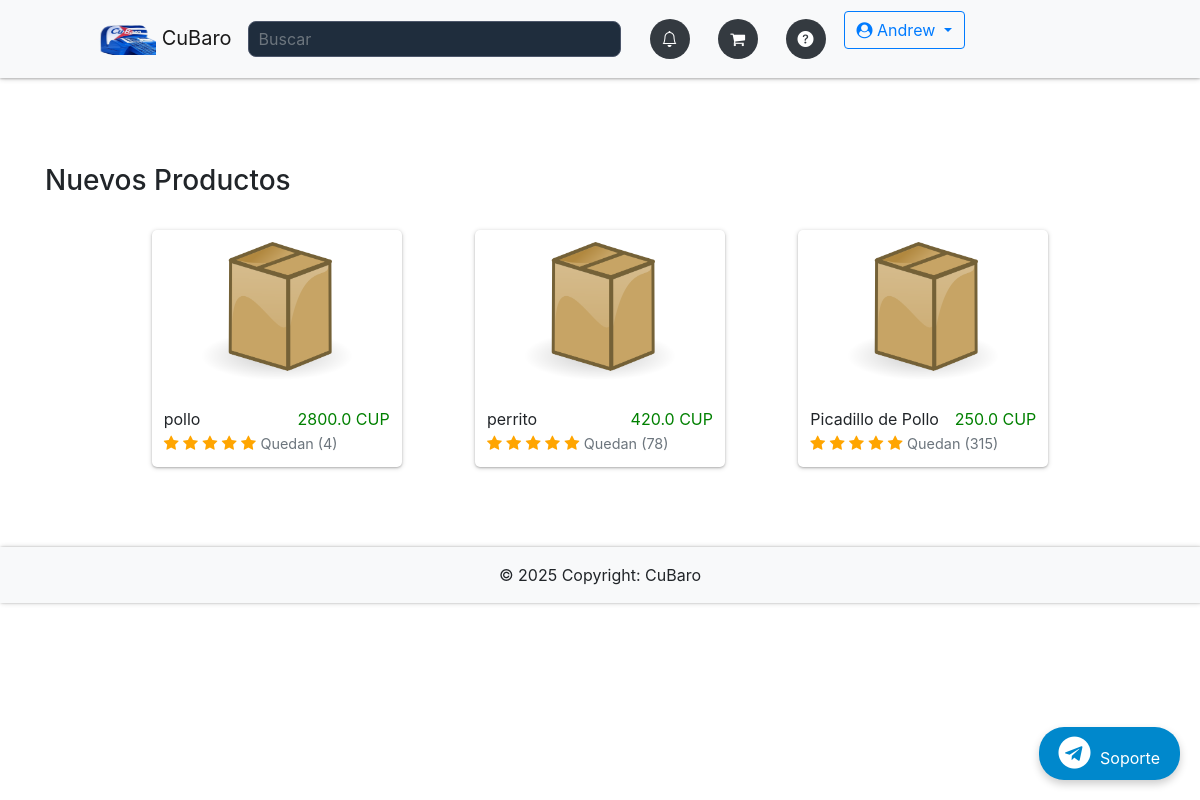
The page / (signed in) on the database its author committed.
### app/db_models.py (models this page shows, shortened)
class User(UserMixin, db.Model):
    __tablename__ = "users"
    id = db.Column(db.Integer, primary_key=True)
    name = db.Column(db.Text, nullable=False)
    email = db.Column(db.String(50), nullable=False, unique=True)
    phone = db.Column(db.String(50), nullable=False)
    password = db.Column(db.String(250), nullable=False)
    admin = db.Column(db.Integer, nullable=False, default=0)
    email_confirmed = db.Column(db.Integer, nullable=False, default=1)
    created_by = db.Column(db.Integer, db.ForeignKey('users.id'), nullable=True)  # ID del creador
    registration_date = db.Column(db.DateTime, default=lambda: datetime.now(timezone.utc))  # Fecha de registro
    membership_expiration = db.Column(db.DateTime, nullable=True)  # Fecha de vencimiento de membresía
    updated_at = db.Column(db.DateTime, default=lambda: datetime.now(timezone.utc))  # Fecha de expiracion de Codigo de recuperacion empleado
    membership_id = db.Column(db.Integer, db.ForeignKey('memberships.id'), nullable=False)  # Relación con membresía
    membership = db.relationship('Membership', backref='users')
    employees = db.relationship('User', backref='creator', remote_side=[id], lazy='select')  # Relación empleados
    cart = db.relationship('Cart', backref='buyer')
    orders = db.relationship("Order", backref='customer', foreign_keys="[Order.uid]")  # Relación con clave foránea especificada
    master_key = db.Column(db.String(100), unique=True)
    def check_membership_status(self):
      if self.membership_expiration:
        now = datetime.now(timezone.utc)
        expiration = self.membership_expiration
        if expiration.tzinfo is None:
            expiration = expiration.replace(tzinfo=timezone.utc)
        return now <= expiration
      self.email_confirmed = 0
      db.session.commit()
      return False

class Item(db.Model):
    __tablename__ = "items"
    id = db.Column(db.Integer, primary_key=True)
    name = db.Column(db.String(100), nullable=False)
    price = db.Column(db.Float, nullable=False)
    category = db.Column(db.Text, nullable=False)
    image = db.Column(db.String(250), nullable=False)
    details = db.Column(db.String(250), nullable=False)
    stock_min = db.Column(db.Integer, default=0)
    costo = db.Column(db.Integer)
    stock = db.Column(db.Integer, default=0)
    created_by = db.Column(db.Integer, db.ForeignKey('users.id'), nullable=False)  # Vincular con el creador
    creator = db.relationship('User', backref='items_created')  # Relación con el usuario que creó el producto
    orders = db.relationship('Ordered_item', backref='item', lazy=True, cascade="all, delete, delete-orphan")
    in_cart = db.relationship("Cart", backref="item", lazy=True, cascade="all, delete, delete-orphan")

### app/__init__.py (the view)
@app.route("/")
def home():
    if current_user.is_authenticated:
        if not current_user.check_membership_status():
            return redirect(url_for('membership_plans'))  # Página de planes de membresía
        else:
            if current_user.admin:
                items = Item.query.filter(Item.created_by == current_user.id).all()
            else:
                items = Item.query.filter(Item.created_by == current_user.created_by).all()
            return render_template("home.html", items=items)
    else:
        return redirect(url_for('membership_plans'))

### app/__init__.py (called while the page is built)
@app.context_processor
def inject_now():
	return {'now': datetime.now(timezone.utc)}

@login_manager.user_loader
def load_user(user_id):
	return User.query.get(user_id)

@app.after_request
def add_no_cache_headers(response):
    response.headers["Cache-Control"] = "no-store, no-cache, must-revalidate, max-age=0"
    response.headers["Pragma"] = "no-cache"
    response.headers["Expires"] = "-1"
    return response

### app/templates/home.html (shortened to what this page needs)
{% extends "base.html" %}
{% block content %}
    <h3>Nuevos Productos</h3>
    <br>
    <div class="items">
        {% for item in items %}
        <div class="item{% if item.stock == 0 %} disabled{% endif %}">
            <div class="item-wrapper">
                <div class="img-wrapper">
                    <a href="{{ url_for('item', id=item.id) }}">
                        <img src="{{ item.image }}" class="pic">
                    </a>
                </div>
                {{ item.name }}
                <span class="right-item">{{ item.price }} CUP</span><br>
                <i class="fa fa-star checked"></i>
                <i class="fa fa-star checked"></i>
                <i class="fa fa-star checked"></i>
                <i class="fa fa-star checked"></i>
                <i class="fa fa-star checked"></i>
                <span class="text-muted">Quedan ({{ item.stock }})</span>
            </div>
        </div>
        {% endfor %}
    </div>
{% endblock %}

### app/templates/base.html (shortened to what this page needs)
{% import "bootstrap/wtf.html" as wtf %}
<!DOCTYPE html>
<html lang="en">
<head>
  <link rel="stylesheet" href="https://maxcdn.bootstrapcdn.com/bootstrap/4.0.0/css/bootstrap.min.css"
>
  <link href="https://cdn.jsdelivr.net/gh/gitbrent/bootstrap4-toggle@3.6.1/css/bootstrap4-toggle.min.css"
    rel="stylesheet">
  <link rel="stylesheet" type="text/css" href="{{ url_for('static', filename='styles.css') }}">
  <link rel="stylesheet" href="https://cdnjs.cloudflare.com/ajax/libs/font-awesome/4.7.0/css/font-awesome.min.css">
  <link rel="stylesheet" href="https://cdnjs.cloudflare.com/ajax/libs/animate.css/4.1.1/animate.min.css" />
  <link rel="stylesheet" href="https://cdn.jsdelivr.net/npm/bootstrap-icons@1.11.3/font/bootstrap-icons.min.css">
  <link rel="stylesheet" type="text/css" href="https://cdn.datatables.net/1.13.7/css/jquery.dataTables.min.css">
  <link href="https://cdn.jsdelivr.net/npm/bootstrap-switch-button/css/bootstrap-switch-button.min.css"
    rel="stylesheet">
</head>
<body>
  <nav class="navbar navbar-expand-lg navbar-light bg-light fixed-top">
    <a class="navbar-brand" href="{{ url_for('home') }}" data-toggle="tooltip" title="Inicio">
      <img src="{{ url_for('static', filename='img/logoo.png') }}" height="30" width="60"> CuBaro
    </a>
    <ul class="navbar-nav d-flex flex-row">
      {% if request.endpoint == 'home' %}
      <form class="form-inline d-flex ml-auto mr-3">
        <input class="form-control" type="search" name="query" id="search-input" placeholder="Buscar" size="30"
          autocomplete="off">
      </form>
      {% endif %}
      <div class="d-flex ml-auto justify-content-center">
        {% if not current_user.is_authenticated %}
        <a class="btn btn-outline-primary mr-2 {% if request.endpoint == 'login' %}active{% endif %}"
          href="{{ url_for('login') }}">Iniciar Sesión</a>
        <a class="btn btn-outline-primary {% if request.endpoint == 'register_admin' %}active{% endif %}"
          href="{{ url_for('register_admin') }}">Registrarse</a>
        {% else %}
        <li class="nav-item mr-2 {% if request.endpoint == 'orders' %}active{% endif %}">
          <a class="nav-link" href="{{ url_for('orders') }}" data-toggle="tooltip" title="Órdenes">
            <div class="icon-circle">
              <i class="bi bi-bell"></i>
            </div>
          </a>
        </li>
        <li class="nav-item mr-2 {% if request.endpoint == 'cart' %}active{% endif %}">
          <a class="nav-link" href="{{ url_for('cart') }}" data-toggle="tooltip" title="Carrito">
            <div class="icon-circle">
              <i class="fa fa-shopping-cart"></i>
            </div>
          </a>
        </li>
        <li class="nav-item mr-2">
          <a class="nav-link" href="{{ url_for('membership_plans') }}" data-toggle="tooltip" title="FAQ">
            <div class="icon-circle">
              <i class="bi bi-question-circle-fill"></i>
            </div>
          </a>
        </li>
        <div class="dropdown ml-auto">
          <a class="btn btn-outline-primary dropdown-toggle" href="#" id="navbarDropdown" role="button"
            data-toggle="dropdown" aria-haspopup="true" aria-expanded="false">
            <i class="fa fa-user-circle"></i> {{ current_user.name }}
          </a>
        </div>
        {% endif %}
      </div>
    </ul>
  </nav>
  <div class="container">
    <div class="main">
      {% block content %}
      {% endblock %}
      <a href="https://t.me/soporte" target="_blank" class="telegram-float">
        <i class="fa fa-telegram fa-2x"></i> Soporte
      </a>
    </div>
  </div>
  <footer class="bg-light text-center text-lg-start">
    <div class="text-center p-3">
      © {{ now.year }} Copyright:
      CuBaro
    </div>
  </footer>
</body>
</html>

### app/static/styles.css (style rules this page uses)
:root { --white: #eceff3; --primary-blue: #007bff; --dark-bg: #343a40; --error-red: #ff4c4c; --success-green: #00e676; --chart-red: #ff6384; --chart-blue: #36a2eb; --chart-purple: #cc65fe; --chart-yellow: #ffce56; --chart-green: #2ecc71; --telegram-blue: #0088cc; --telegram-hover: #3688b183; --shadow-light: rgba(0, 0, 0, 0.2); --shadow-dark: rgba(0, 0, 0, 0.19); }
body { padding-top: 80px; }
.main { padding: 10vh 0; }
.navbar { padding: 0.7rem 6rem; box-shadow: 0 1px 2px 0 var(--shadow-light), 0 1px 5px 0 var(--shadow-dark); position: fixed; top: 0; z-index: 1050; }
.navbar-nav { gap: 3px; }
.icon-circle { display: flex; align-items: center; justify-content: center; width: 40px; height: 40px; border-radius: 50%; background-color: var(--dark-bg); color: white; margin: 0 2px; transition: background-color 0.3s, color 0.3s; }
footer { box-shadow: 1px 0 2px 0 var(--shadow-light), 1px 0 5px 0 var(--shadow-dark); }
.items { max-width: 900px; margin: 0 auto; display: flex; justify-content: space-around; flex-wrap: wrap; gap: 70px; }
.item { width: 250px; padding: 12px; box-shadow: 0 1px 2px 0 var(--shadow-light), 0 1px 5px 0 var(--shadow-dark); border-radius: 5px; display: flex; flex-direction: column; justify-content: center; transition: box-shadow 0.3s; }
.img-wrapper { display: flex; justify-content: center; margin-bottom: 15px; position: relative; }
.pic { width: 150px; height: 150px; transition: transform 0.3s ease-in-out; cursor: pointer; }
.right-item { float: right; color: green; }
.checked { color: orange; }
.text-muted { font-size: 0.9rem; color: gray; }
.form-control, .form-control-range { background: #1f2d3d; color: white; border: 1px solid #4c566a; border-radius: 8px; padding: 5px 10px; }
.telegram-float { position: fixed; bottom: 20px; right: 20px; background-color: var(--telegram-blue); color: white; padding: 10px 20px; border-radius: 25px; text-decoration: none; box-shadow: 0 4px 8px var(--shadow-light); transition: background-color 0.3s, transform 0.3s ease; z-index: 9999; }
.telegram-float i { margin-right: 5px; }

### rows shown on the page
User: name "Andrew"
Item: image (placeholder picture), name "pollo", price "2800.0", stock "4"
Item: image (placeholder picture), name "perrito", price "420.0", stock "78"
Item: image (placeholder picture), name "Picadillo de Pollo", price "250.0", stock "315"
